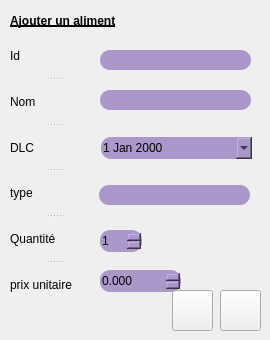
     <widget class="QWidget" name="page_ajouter">
      <widget class="QLabel" name="label_3">
       <property name="geometry">
        <rect>
         <x>10</x>
         <y>0</y>
         <width>241</width>
         <height>41</height>
        </rect>
       </property>
       <property name="styleSheet">
        <string notr="true">font: 75 15pt &quot;Quicksand&quot;;
text-decoration: underline;
font-weight:bold;</string>
       </property>
       <property name="text">
        <string>Ajouter un aliment</string>
       </property>
      </widget>
      <widget class="QLineEdit" name="lineEdit_id_aliment">
       <property name="geometry">
        <rect>
         <x>100</x>
         <y>50</y>
         <width>151</width>
         <height>20</height>
        </rect>
       </property>
       <property name="styleSheet">
        <string notr="true">border-color: rgb(255, 255, 255);

border-radius: 10px;
background-color: rgb(171, 152, 203);</string>
       </property>
      </widget>
      <widget class="QLineEdit" name="lineEdit_nom_aliment">
       <property name="geometry">
        <rect>
         <x>100</x>
         <y>90</y>
         <width>151</width>
         <height>20</height>
        </rect>
       </property>
       <property name="styleSheet">
        <string notr="true">border-color: rgb(255, 255, 255);

border-radius: 10px;
background-color: rgb(171, 152, 203);</string>
       </property>
      </widget>
      <widget class="QLineEdit" name="lineEdit_type_aliment">
       <property name="geometry">
        <rect>
         <x>99</x>
         <y>185</y>
         <width>151</width>
         <height>20</height>
        </rect>
       </property>
       <property name="styleSheet">
        <string notr="true">border-color: rgb(255, 255, 255);

border-radius: 10px;
background-color: rgb(171, 152, 203);</string>
       </property>
      </widget>
      <widget class="QDateEdit" name="dateEdit_dlc">
       <property name="geometry">
        <rect>
         <x>101</x>
         <y>137</y>
         <width>151</width>
         <height>22</height>
        </rect>
       </property>
       <property name="styleSheet">
        <string notr="true">border-color: rgb(255, 255, 255);

border-radius: 10px;
background-color: rgb(171, 152, 203);</string>
       </property>
       <property name="calendarPopup">
        <bool>true</bool>
       </property>
      </widget>
      <widget class="QPushButton" name="pushButton_ok_a_a">
       <property name="geometry">
        <rect>
         <x>172</x>
         <y>290</y>
         <width>41</width>
         <height>41</height>
        </rect>
       </property>
       <property name="styleSheet">
        <string notr="true">border-image: url(:/new/prefix1/icon/ok.png);</string>
       </property>
       <property name="text">
        <string/>
       </property>
      </widget>
      <widget class="QPushButton" name="pushButton_annuler_ajouter_aliment">
       <property name="geometry">
        <rect>
         <x>220</x>
         <y>290</y>
         <width>41</width>
         <height>41</height>
        </rect>
       </property>
       <property name="styleSheet">
        <string notr="true">border-image: url(:/new/prefix1/icon/annuler.png);</string>
       </property>
       <property name="text">
        <string/>
       </property>
      </widget>
      <widget class="QSplitter" name="splitter">
       <property name="geometry">
        <rect>
         <x>10</x>
         <y>35</y>
         <width>90</width>
         <height>271</height>
        </rect>
       </property>
       <property name="orientation">
        <enum>Qt::Vertical</enum>
       </property>
       <widget class="QLabel" name="label_21">
        <property name="text">
         <string>Id</string>
        </property>
       </widget>
       <widget class="QLabel" name="label_16">
        <property name="text">
         <string>Nom</string>
        </property>
       </widget>
       <widget class="QLabel" name="label_17">
        <property name="text">
         <string>DLC</string>
        </property>
       </widget>
       <widget class="QLabel" name="label_18">
        <property name="text">
         <string>type</string>
        </property>
       </widget>
       <widget class="QLabel" name="label_19">
        <property name="text">
         <string>Quantité</string>
        </property>
       </widget>
       <widget class="QLabel" name="label_20">
        <property name="text">
         <string>prix unitaire</string>
        </property>
       </widget>
      </widget>
      <widget class="QDoubleSpinBox" name="doubleSpinBox_prix_unutaire_aliments">
       <property name="geometry">
        <rect>
         <x>100</x>
         <y>270</y>
         <width>81</width>
         <height>22</height>
        </rect>
       </property>
       <property name="styleSheet">
        <string notr="true">border-color: rgb(255, 255, 255);

border-radius: 10px;
background-color: rgb(171, 152, 203);</string>
       </property>
       <property name="decimals">
        <number>3</number>
       </property>
       <property name="maximum">
        <double>1000.990000000000009</double>
       </property>
      </widget>
      <widget class="QSpinBox" name="spinBox_quatite_aliments">
       <property name="geometry">
        <rect>
         <x>100</x>
         <y>230</y>
         <width>42</width>
         <height>22</height>
        </rect>
       </property>
       <property name="styleSheet">
        <string notr="true">border-color: rgb(255, 255, 255);

border-radius: 10px;
background-color: rgb(171, 152, 203);</string>
       </property>
       <property name="value">
        <number>1</number>
       </property>
      </widget>
     </widget>
